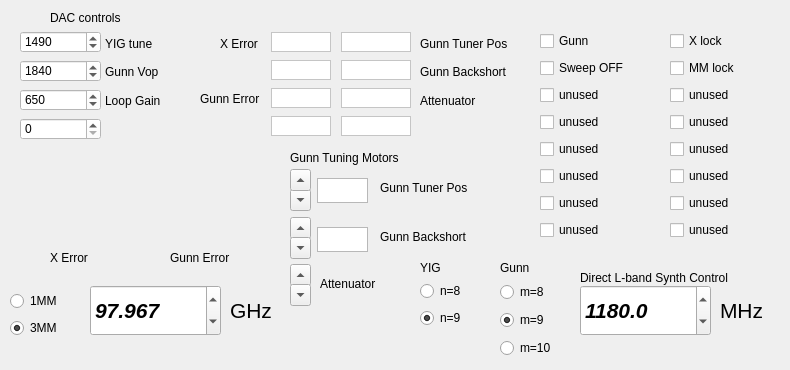
    <widget class="QWidget" name="tab_2">
     <attribute name="title">
      <string>LO ctrl</string>
     </attribute>
     <widget class="QWidget" name="layoutWidget_2">
      <property name="geometry">
       <rect>
        <x>540</x>
        <y>30</y>
        <width>121</width>
        <height>212</height>
       </rect>
      </property>
      <layout class="QVBoxLayout" name="dcdc_ctrl_layout">
       <item>
        <widget class="QCheckBox" name="dcdc0">
         <property name="styleSheet">
          <string notr="true"/>
         </property>
         <property name="text">
          <string>Gunn</string>
         </property>
        </widget>
       </item>
       <item>
        <widget class="QCheckBox" name="dcdc1">
         <property name="styleSheet">
          <string notr="true">selection-background-color: rgb(255, 255, 255);</string>
         </property>
         <property name="text">
          <string>Sweep OFF</string>
         </property>
        </widget>
       </item>
       <item>
        <widget class="QCheckBox" name="dcdc2">
         <property name="text">
          <string>unused</string>
         </property>
        </widget>
       </item>
       <item>
        <widget class="QCheckBox" name="dcdc3">
         <property name="text">
          <string>unused</string>
         </property>
        </widget>
       </item>
       <item>
        <widget class="QCheckBox" name="dcdc4">
         <property name="text">
          <string>unused</string>
         </property>
        </widget>
       </item>
       <item>
        <widget class="QCheckBox" name="dcdc5">
         <property name="text">
          <string>unused</string>
         </property>
        </widget>
       </item>
       <item>
        <widget class="QCheckBox" name="dcdc6">
         <property name="text">
          <string>unused</string>
         </property>
        </widget>
       </item>
       <item>
        <widget class="QCheckBox" name="dcdc7">
         <property name="text">
          <string>unused</string>
         </property>
        </widget>
       </item>
      </layout>
     </widget>
     <widget class="QWidget" name="layoutWidget_3">
      <property name="geometry">
       <rect>
        <x>670</x>
        <y>30</y>
        <width>111</width>
        <height>212</height>
       </rect>
      </property>
      <layout class="QVBoxLayout" name="dcdc_input_layout">
       <item>
        <widget class="QCheckBox" name="dcdc8">
         <property name="text">
          <string>X lock</string>
         </property>
        </widget>
       </item>
       <item>
        <widget class="QCheckBox" name="dcdc9">
         <property name="text">
          <string>MM lock</string>
         </property>
        </widget>
       </item>
       <item>
        <widget class="QCheckBox" name="dcdc10">
         <property name="text">
          <string>unused</string>
         </property>
        </widget>
       </item>
       <item>
        <widget class="QCheckBox" name="dcdc11">
         <property name="text">
          <string>unused</string>
         </property>
        </widget>
       </item>
       <item>
        <widget class="QCheckBox" name="dcdc12">
         <property name="text">
          <string>unused</string>
         </property>
        </widget>
       </item>
       <item>
        <widget class="QCheckBox" name="dcdc13">
         <property name="text">
          <string>unused</string>
         </property>
        </widget>
       </item>
       <item>
        <widget class="QCheckBox" name="dcdc14">
         <property name="text">
          <string>unused</string>
         </property>
        </widget>
       </item>
       <item>
        <widget class="QCheckBox" name="dcdc15">
         <property name="text">
          <string>unused</string>
         </property>
        </widget>
       </item>
      </layout>
     </widget>
     <widget class="QWidget" name="layoutWidget">
      <property name="geometry">
       <rect>
        <x>20</x>
        <y>30</y>
        <width>81</width>
        <height>112</height>
       </rect>
      </property>
      <layout class="QVBoxLayout" name="dac_layout">
       <item>
        <widget class="QSpinBox" name="spinBox1">
         <property name="styleSheet">
          <string notr="true">background-color: rgb(255, 255, 255);</string>
         </property>
         <property name="maximum">
          <number>4095</number>
         </property>
         <property name="value">
          <number>1490</number>
         </property>
        </widget>
       </item>
       <item>
        <widget class="QSpinBox" name="spinBox2">
         <property name="styleSheet">
          <string notr="true">background-color: rgb(255, 255, 255);</string>
         </property>
         <property name="maximum">
          <number>4095</number>
         </property>
         <property name="value">
          <number>1840</number>
         </property>
        </widget>
       </item>
       <item>
        <widget class="QSpinBox" name="spinBox3">
         <property name="styleSheet">
          <string notr="true">background-color: rgb(255, 255, 255);</string>
         </property>
         <property name="maximum">
          <number>4095</number>
         </property>
         <property name="value">
          <number>650</number>
         </property>
        </widget>
       </item>
       <item>
        <widget class="QSpinBox" name="spinBox4">
         <property name="styleSheet">
          <string notr="true">background-color: rgb(255, 255, 255);</string>
         </property>
        </widget>
       </item>
      </layout>
     </widget>
     <widget class="QWidget" name="layoutWidget_4">
      <property name="geometry">
       <rect>
        <x>267</x>
        <y>30</y>
        <width>148</width>
        <height>111</height>
       </rect>
      </property>
      <layout class="QGridLayout" name="adc_layout">
       <item row="0" column="0">
        <widget class="QTextEdit" name="adc0">
         <property name="sizePolicy">
          <sizepolicy hsizetype="Maximum" vsizetype="Maximum">
           <horstretch>0</horstretch>
           <verstretch>0</verstretch>
          </sizepolicy>
         </property>
         <property name="maximumSize">
          <size>
           <width>60</width>
           <height>20</height>
          </size>
         </property>
         <property name="styleSheet">
          <string notr="true">background-color: rgb(255, 255, 255);</string>
         </property>
         <property name="verticalScrollBarPolicy">
          <enum>Qt::ScrollBarAlwaysOff</enum>
         </property>
        </widget>
       </item>
       <item row="1" column="0">
        <widget class="QTextEdit" name="adc1">
         <property name="sizePolicy">
          <sizepolicy hsizetype="Fixed" vsizetype="Fixed">
           <horstretch>0</horstretch>
           <verstretch>0</verstretch>
          </sizepolicy>
         </property>
         <property name="maximumSize">
          <size>
           <width>60</width>
           <height>20</height>
          </size>
         </property>
         <property name="styleSheet">
          <string notr="true">background-color: rgb(255, 255, 255);</string>
         </property>
         <property name="verticalScrollBarPolicy">
          <enum>Qt::ScrollBarAlwaysOff</enum>
         </property>
        </widget>
       </item>
       <item row="2" column="0">
        <widget class="QTextEdit" name="adc2">
         <property name="sizePolicy">
          <sizepolicy hsizetype="Fixed" vsizetype="Fixed">
           <horstretch>0</horstretch>
           <verstretch>0</verstretch>
          </sizepolicy>
         </property>
         <property name="maximumSize">
          <size>
           <width>60</width>
           <height>20</height>
          </size>
         </property>
         <property name="styleSheet">
          <string notr="true">background-color: rgb(255, 255, 255);</string>
         </property>
         <property name="verticalScrollBarPolicy">
          <enum>Qt::ScrollBarAlwaysOff</enum>
         </property>
        </widget>
       </item>
       <item row="3" column="0">
        <widget class="QTextEdit" name="adc3">
         <property name="sizePolicy">
          <sizepolicy hsizetype="Fixed" vsizetype="Fixed">
           <horstretch>0</horstretch>
           <verstretch>0</verstretch>
          </sizepolicy>
         </property>
         <property name="maximumSize">
          <size>
           <width>60</width>
           <height>20</height>
          </size>
         </property>
         <property name="styleSheet">
          <string notr="true">background-color: rgb(255, 255, 255);</string>
         </property>
         <property name="verticalScrollBarPolicy">
          <enum>Qt::ScrollBarAlwaysOff</enum>
         </property>
        </widget>
       </item>
       <item row="0" column="1">
        <widget class="QTextEdit" name="adc4">
         <property name="sizePolicy">
          <sizepolicy hsizetype="Fixed" vsizetype="Fixed">
           <horstretch>0</horstretch>
           <verstretch>0</verstretch>
          </sizepolicy>
         </property>
         <property name="maximumSize">
          <size>
           <width>70</width>
           <height>20</height>
          </size>
         </property>
         <property name="styleSheet">
          <string notr="true">background-color: rgb(255, 255, 255);</string>
         </property>
         <property name="verticalScrollBarPolicy">
          <enum>Qt::ScrollBarAlwaysOff</enum>
         </property>
        </widget>
       </item>
       <item row="1" column="1">
        <widget class="QTextEdit" name="adc5">
         <property name="sizePolicy">
          <sizepolicy hsizetype="Fixed" vsizetype="Fixed">
           <horstretch>0</horstretch>
           <verstretch>0</verstretch>
          </sizepolicy>
         </property>
         <property name="maximumSize">
          <size>
           <width>70</width>
           <height>20</height>
          </size>
         </property>
         <property name="styleSheet">
          <string notr="true">background-color: rgb(255, 255, 255);</string>
         </property>
         <property name="verticalScrollBarPolicy">
          <enum>Qt::ScrollBarAlwaysOff</enum>
         </property>
        </widget>
       </item>
       <item row="2" column="1">
        <widget class="QTextEdit" name="adc6">
         <property name="sizePolicy">
          <sizepolicy hsizetype="Fixed" vsizetype="Fixed">
           <horstretch>0</horstretch>
           <verstretch>0</verstretch>
          </sizepolicy>
         </property>
         <property name="maximumSize">
          <size>
           <width>70</width>
           <height>20</height>
          </size>
         </property>
         <property name="styleSheet">
          <string notr="true">background-color: rgb(255, 255, 255);</string>
         </property>
         <property name="verticalScrollBarPolicy">
          <enum>Qt::ScrollBarAlwaysOff</enum>
         </property>
        </widget>
       </item>
       <item row="3" column="1">
        <widget class="QTextEdit" name="adc7">
         <property name="sizePolicy">
          <sizepolicy hsizetype="Fixed" vsizetype="Fixed">
           <horstretch>0</horstretch>
           <verstretch>0</verstretch>
          </sizepolicy>
         </property>
         <property name="maximumSize">
          <size>
           <width>70</width>
           <height>20</height>
          </size>
         </property>
         <property name="styleSheet">
          <string notr="true">background-color: rgb(255, 255, 255);</string>
         </property>
         <property name="verticalScrollBarPolicy">
          <enum>Qt::ScrollBarAlwaysOff</enum>
         </property>
        </widget>
       </item>
      </layout>
     </widget>
     <widget class="QWidget" name="widget_1" native="true">
      <property name="geometry">
       <rect>
        <x>40</x>
        <y>170</y>
        <width>80</width>
        <height>80</height>
       </rect>
      </property>
     </widget>
     <widget class="QWidget" name="widget_2" native="true">
      <property name="geometry">
       <rect>
        <x>170</x>
        <y>170</y>
        <width>80</width>
        <height>80</height>
       </rect>
      </property>
     </widget>
     <widget class="QLabel" name="label">
      <property name="geometry">
       <rect>
        <x>105</x>
        <y>36</y>
        <width>57</width>
        <height>15</height>
       </rect>
      </property>
      <property name="text">
       <string>YIG tune</string>
      </property>
     </widget>
     <widget class="QLabel" name="label_2">
      <property name="geometry">
       <rect>
        <x>50</x>
        <y>10</y>
        <width>91</width>
        <height>16</height>
       </rect>
      </property>
      <property name="text">
       <string>DAC controls</string>
      </property>
     </widget>
     <widget class="QLabel" name="label_5">
      <property name="geometry">
       <rect>
        <x>105</x>
        <y>64</y>
        <width>71</width>
        <height>16</height>
       </rect>
      </property>
      <property name="text">
       <string>Gunn Vop</string>
      </property>
     </widget>
     <widget class="QLabel" name="label_6">
      <property name="geometry">
       <rect>
        <x>105</x>
        <y>93</y>
        <width>71</width>
        <height>16</height>
       </rect>
      </property>
      <property name="text">
       <string>Loop Gain</string>
      </property>
     </widget>
     <widget class="QLabel" name="label_8">
      <property name="geometry">
       <rect>
        <x>420</x>
        <y>36</y>
        <width>101</width>
        <height>16</height>
       </rect>
      </property>
      <property name="text">
       <string>Gunn Tuner Pos</string>
      </property>
     </widget>
     <widget class="QLabel" name="label_10">
      <property name="geometry">
       <rect>
        <x>420</x>
        <y>64</y>
        <width>101</width>
        <height>16</height>
       </rect>
      </property>
      <property name="text">
       <string>Gunn Backshort</string>
      </property>
     </widget>
     <widget class="QLabel" name="label_13">
      <property name="geometry">
       <rect>
        <x>420</x>
        <y>93</y>
        <width>111</width>
        <height>16</height>
       </rect>
      </property>
      <property name="text">
       <string>Attenuator</string>
      </property>
     </widget>
     <widget class="QLabel" name="label_27">
      <property name="geometry">
       <rect>
        <x>220</x>
        <y>36</y>
        <width>57</width>
        <height>15</height>
       </rect>
      </property>
      <property name="text">
       <string>X Error</string>
      </property>
     </widget>
     <widget class="QLabel" name="label_28">
      <property name="geometry">
       <rect>
        <x>200</x>
        <y>91</y>
        <width>71</width>
        <height>16</height>
       </rect>
      </property>
      <property name="text">
       <string>Gunn Error</string>
      </property>
     </widget>
     <widget class="QLabel" name="label_29">
      <property name="geometry">
       <rect>
        <x>50</x>
        <y>250</y>
        <width>57</width>
        <height>15</height>
       </rect>
      </property>
      <property name="text">
       <string>X Error</string>
      </property>
     </widget>
     <widget class="QLabel" name="label_30">
      <property name="geometry">
       <rect>
        <x>170</x>
        <y>250</y>
        <width>71</width>
        <height>16</height>
       </rect>
      </property>
      <property name="text">
       <string>Gunn Error</string>
      </property>
     </widget>
     <widget class="QToolButton" name="toolButton_3">
      <property name="geometry">
       <rect>
        <x>290</x>
        <y>217</y>
        <width>21</width>
        <height>22</height>
       </rect>
      </property>
      <property name="text">
       <string>...</string>
      </property>
      <property name="arrowType">
       <enum>Qt::UpArrow</enum>
      </property>
     </widget>
     <widget class="QLabel" name="label_31">
      <property name="geometry">
       <rect>
        <x>290</x>
        <y>150</y>
        <width>131</width>
        <height>16</height>
       </rect>
      </property>
      <property name="text">
       <string>Gunn Tuning Motors</string>
      </property>
     </widget>
     <widget class="QToolButton" name="toolButton_2">
      <property name="geometry">
       <rect>
        <x>290</x>
        <y>189</y>
        <width>21</width>
        <height>22</height>
       </rect>
      </property>
      <property name="text">
       <string>...</string>
      </property>
      <property name="arrowType">
       <enum>Qt::DownArrow</enum>
      </property>
     </widget>
     <widget class="QToolButton" name="toolButton_1">
      <property name="geometry">
       <rect>
        <x>290</x>
        <y>169</y>
        <width>21</width>
        <height>22</height>
       </rect>
      </property>
      <property name="text">
       <string>...</string>
      </property>
      <property name="arrowType">
       <enum>Qt::UpArrow</enum>
      </property>
     </widget>
     <widget class="QToolButton" name="toolButton_5">
      <property name="geometry">
       <rect>
        <x>290</x>
        <y>264</y>
        <width>21</width>
        <height>22</height>
       </rect>
      </property>
      <property name="text">
       <string>...</string>
      </property>
      <property name="arrowType">
       <enum>Qt::UpArrow</enum>
      </property>
     </widget>
     <widget class="QToolButton" name="toolButton_4">
      <property name="geometry">
       <rect>
        <x>290</x>
        <y>237</y>
        <width>21</width>
        <height>22</height>
       </rect>
      </property>
      <property name="text">
       <string>...</string>
      </property>
      <property name="arrowType">
       <enum>Qt::DownArrow</enum>
      </property>
     </widget>
     <widget class="QToolButton" name="toolButton_6">
      <property name="geometry">
       <rect>
        <x>290</x>
        <y>284</y>
        <width>21</width>
        <height>22</height>
       </rect>
      </property>
      <property name="text">
       <string>...</string>
      </property>
      <property name="arrowType">
       <enum>Qt::DownArrow</enum>
      </property>
     </widget>
     <widget class="QLabel" name="label_33">
      <property name="geometry">
       <rect>
        <x>380</x>
        <y>229</y>
        <width>121</width>
        <height>16</height>
       </rect>
      </property>
      <property name="text">
       <string>Gunn Backshort</string>
      </property>
     </widget>
     <widget class="QLabel" name="label_34">
      <property name="geometry">
       <rect>
        <x>380</x>
        <y>180</y>
        <width>121</width>
        <height>16</height>
       </rect>
      </property>
      <property name="text">
       <string>Gunn Tuner Pos</string>
      </property>
     </widget>
     <widget class="QLabel" name="label_35">
      <property name="geometry">
       <rect>
        <x>320</x>
        <y>276</y>
        <width>111</width>
        <height>16</height>
       </rect>
      </property>
      <property name="text">
       <string>Attenuator</string>
      </property>
     </widget>
     <widget class="QDoubleSpinBox" name="setfreq">
      <property name="geometry">
       <rect>
        <x>90</x>
        <y>285</y>
        <width>131</width>
        <height>51</height>
       </rect>
      </property>
      <property name="font">
       <font>
        <pointsize>16</pointsize>
        <weight>75</weight>
        <italic>true</italic>
        <bold>true</bold>
       </font>
      </property>
      <property name="decimals">
       <number>3</number>
      </property>
      <property name="minimum">
       <double>80.000000000000000</double>
      </property>
      <property name="maximum">
       <double>273.000000000000000</double>
      </property>
      <property name="singleStep">
       <double>0.001000000000000</double>
      </property>
      <property name="value">
       <double>97.966999999999999</double>
      </property>
     </widget>
     <widget class="QLabel" name="label_32">
      <property name="geometry">
       <rect>
        <x>230</x>
        <y>300</y>
        <width>61</width>
        <height>21</height>
       </rect>
      </property>
      <property name="font">
       <font>
        <pointsize>16</pointsize>
       </font>
      </property>
      <property name="text">
       <string>GHz</string>
      </property>
     </widget>
     <widget class="QTextEdit" name="uPosTune">
      <property name="geometry">
       <rect>
        <x>317</x>
        <y>178</y>
        <width>51</width>
        <height>25</height>
       </rect>
      </property>
      <property name="verticalScrollBarPolicy">
       <enum>Qt::ScrollBarAlwaysOff</enum>
      </property>
      <property name="horizontalScrollBarPolicy">
       <enum>Qt::ScrollBarAlwaysOff</enum>
      </property>
     </widget>
     <widget class="QTextEdit" name="uPosBck">
      <property name="geometry">
       <rect>
        <x>317</x>
        <y>227</y>
        <width>51</width>
        <height>25</height>
       </rect>
      </property>
      <property name="verticalScrollBarPolicy">
       <enum>Qt::ScrollBarAlwaysOff</enum>
      </property>
      <property name="horizontalScrollBarPolicy">
       <enum>Qt::ScrollBarAlwaysOff</enum>
      </property>
     </widget>
     <widget class="QLabel" name="label_38">
      <property name="geometry">
       <rect>
        <x>720</x>
        <y>300</y>
        <width>61</width>
        <height>21</height>
       </rect>
      </property>
      <property name="font">
       <font>
        <pointsize>16</pointsize>
       </font>
      </property>
      <property name="text">
       <string>MHz</string>
      </property>
     </widget>
     <widget class="QDoubleSpinBox" name="setLband">
      <property name="geometry">
       <rect>
        <x>580</x>
        <y>285</y>
        <width>131</width>
        <height>51</height>
       </rect>
      </property>
      <property name="font">
       <font>
        <pointsize>16</pointsize>
        <weight>75</weight>
        <italic>true</italic>
        <bold>true</bold>
       </font>
      </property>
      <property name="decimals">
       <number>1</number>
      </property>
      <property name="minimum">
       <double>1100.000000000000000</double>
      </property>
      <property name="maximum">
       <double>1260.000000000000000</double>
      </property>
      <property name="singleStep">
       <double>0.100000000000000</double>
      </property>
      <property name="value">
       <double>1180.000000000000000</double>
      </property>
     </widget>
     <widget class="QWidget" name="layoutWidget">
      <property name="geometry">
       <rect>
        <x>10</x>
        <y>290</y>
        <width>71</width>
        <height>50</height>
       </rect>
      </property>
      <layout class="QVBoxLayout" name="bandSelect_layout">
       <item>
        <widget class="QRadioButton" name="select1MM">
         <property name="text">
          <string>1MM</string>
         </property>
         <property name="checked">
          <bool>false</bool>
         </property>
         <attribute name="buttonGroup">
          <string notr="true">buttonGroup</string>
         </attribute>
        </widget>
       </item>
       <item>
        <widget class="QRadioButton" name="select3MM">
         <property name="text">
          <string>3MM</string>
         </property>
         <property name="checked">
          <bool>true</bool>
         </property>
         <attribute name="buttonGroup">
          <string notr="true">buttonGroup</string>
         </attribute>
        </widget>
       </item>
      </layout>
     </widget>
     <widget class="QLabel" name="label_39">
      <property name="geometry">
       <rect>
        <x>580</x>
        <y>270</y>
        <width>181</width>
        <height>16</height>
       </rect>
      </property>
      <property name="text">
       <string>Direct L-band Synth Control</string>
      </property>
     </widget>
     <widget class="QWidget" name="layoutWidget_5">
      <property name="geometry">
       <rect>
        <x>500</x>
        <y>280</y>
        <width>81</width>
        <height>81</height>
       </rect>
      </property>
      <layout class="QVBoxLayout" name="harmonicSelectM_layout">
       <item>
        <widget class="QRadioButton" name="selectM8">
         <property name="text">
          <string>m=8</string>
         </property>
         <property name="checked">
          <bool>false</bool>
         </property>
        </widget>
       </item>
       <item>
        <widget class="QRadioButton" name="selectM9">
         <property name="text">
          <string>m=9</string>
         </property>
         <property name="checked">
          <bool>true</bool>
         </property>
        </widget>
       </item>
       <item>
        <widget class="QRadioButton" name="selectM10">
         <property name="text">
          <string>m=10</string>
         </property>
         <property name="checked">
          <bool>false</bool>
         </property>
        </widget>
       </item>
      </layout>
     </widget>
     <widget class="QWidget" name="layoutWidget_6">
      <property name="geometry">
       <rect>
        <x>420</x>
        <y>280</y>
        <width>81</width>
        <height>51</height>
       </rect>
      </property>
      <layout class="QVBoxLayout" name="harmonicSelectN_layout">
       <item>
        <widget class="QRadioButton" name="selectN8">
         <property name="text">
          <string>n=8</string>
         </property>
         <property name="checked">
          <bool>false</bool>
         </property>
        </widget>
       </item>
       <item>
        <widget class="QRadioButton" name="selectN9">
         <property name="text">
          <string>n=9</string>
         </property>
         <property name="checked">
          <bool>true</bool>
         </property>
        </widget>
       </item>
      </layout>
     </widget>
     <widget class="QLabel" name="label_41">
      <property name="geometry">
       <rect>
        <x>420</x>
        <y>260</y>
        <width>41</width>
        <height>16</height>
       </rect>
      </property>
      <property name="text">
       <string>YIG</string>
      </property>
     </widget>
     <widget class="QLabel" name="label_42">
      <property name="geometry">
       <rect>
        <x>500</x>
        <y>260</y>
        <width>41</width>
        <height>16</height>
       </rect>
      </property>
      <property name="text">
       <string>Gunn</string>
      </property>
     </widget>
    </widget>
